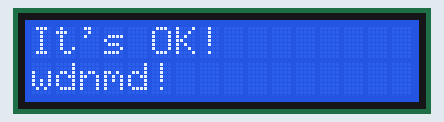
Recording of a sketch running on a simulated Arduino Uno, built with avr-gcc and run on an emulated ATmega328P. On the bench: 16×2 character LCD.

Above: at 0.1 s.
At 1.1 s:
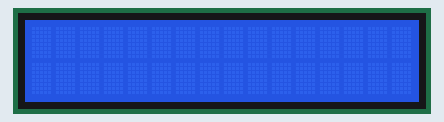

Measured:
- what the display in image 1 shows lasts 1.0 s, from 1.1 s to 2.1 s

The sketch:

LCD1602.ino
```cpp
// 接线略为复杂
// VSS -> GND
// VDD -> VCC
// V0串联100欧电阻 -> GND
// RW -> GND
// A -> VCC
// K -> GND
// 剩下六个在下面lcd声明处
#include <LiquidCrystal.h>

// 6个参数分别为RS, E, D4, D5, D6, D7针脚对应arduino管脚位置
LiquidCrystal lcd(12, 11, 5, 4, 3, 2);

void setup() {
    // init
    lcd.begin(16, 2);
}

void loop() {
    lcd.setCursor(0, 0);
    lcd.print("It's OK!");
    lcd.setCursor(0, 1);
    lcd.print("wdnmd!");
    delay(1000);
    lcd.clear();
    delay(1000);
}
```
